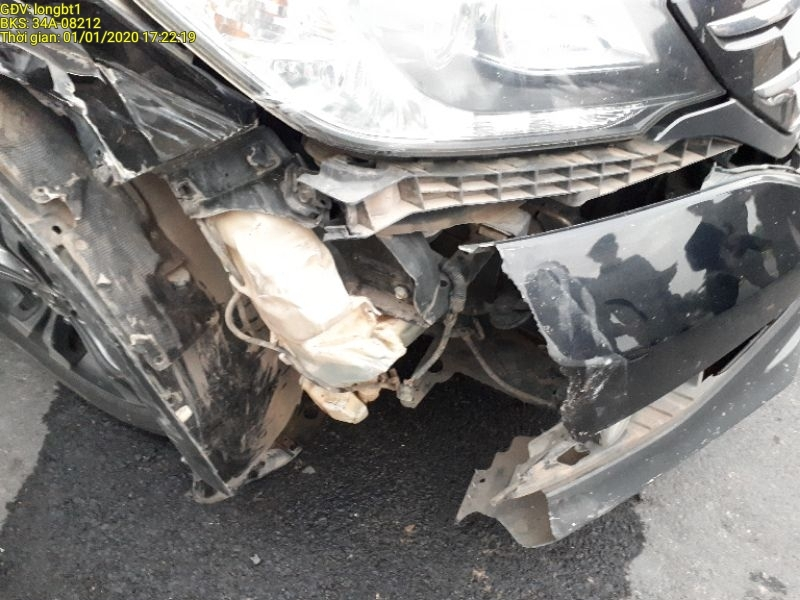
#> input picture data/input/01012020_172204image891741.jpg, 800 x 600 px
$ python -i noise.py   (imports and definitions only)
#> lines starting #> are read from the running program, lines starting #| are printed output that depends on the picture
#> further down, picture is the input picture: PIL image 800x600 RGB; mean R, G, B 129, 127.1, 124.8

import numpy as np
from PIL import Image


def block_noise_score(image: Image.Image, block_size: int = 16):
#> called with block_size = 16
    arr = np.asarray(image.convert('L'), dtype=np.float32)
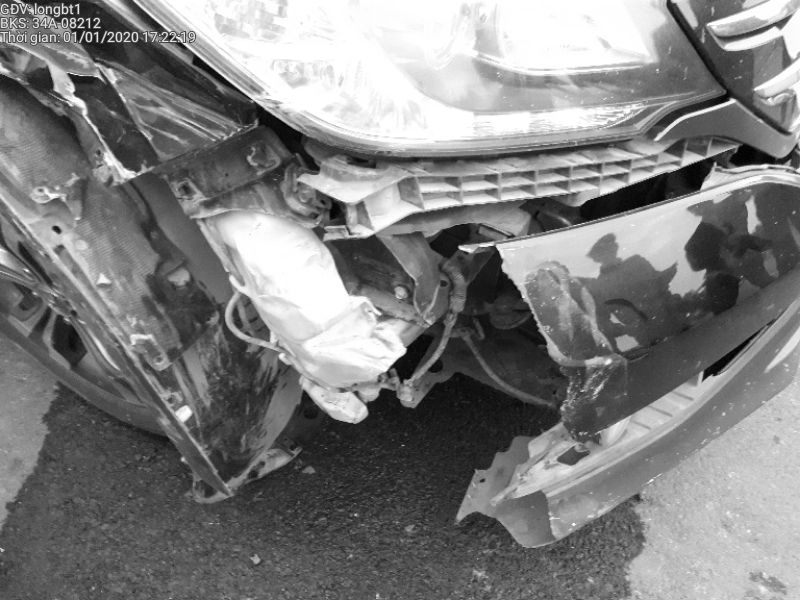
#> arr: shape (600, 800) float32; min 0, max 255, mean 127.4
    h, w = arr.shape
#> h = 600; w = 800
    blocks = []
    for y in range(0, h, block_size):
        for x in range(0, w, block_size):
            patch = arr[y:min(y+block_size,h), x:min(x+block_size,w)]
            blocks.append(float(np.var(patch)))
#> after the loop, blocks = 1900 values, max 8317.6 at index 1124, min 0 at index 26, mean 801.4
    blocks = np.array(blocks)
    if blocks.size == 0:
        return {"score": 0.0, "overlay": Image.fromarray(arr.astype('uint8')).convert('RGB')}
    norm = (blocks - blocks.min()) / (blocks.max() - blocks.min() + 1e-8)
#> norm = 1900 values, max 1 at index 1124, min 0 at index 26, mean 0.0964
    score = float(np.mean(np.sort(norm)[-max(1, len(norm)//4):]))
#> score = 0.299

    overlay = np.zeros_like(arr)
#> overlay: shape (600, 800) float32; every value is 0
    i = 0
    for y in range(0, h, block_size):
        for x in range(0, w, block_size):
            val = int(255 * norm[i])
            overlay[y:min(y+block_size,h), x:min(x+block_size,w)] = val
            i += 1
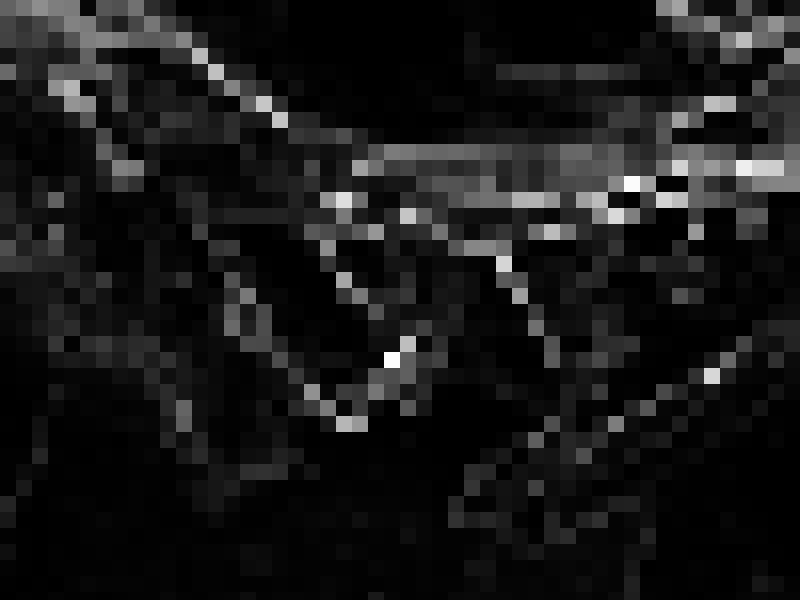
#> overlay: shape (600, 800) float32; min 0, max 254, mean 24.3
#> after the loop, i = 1900
    return {"score": score, "overlay": Image.fromarray(overlay.astype('uint8')).convert('RGB')}

>>> from PIL import Image
>>> picture = Image.open('../../data/input/01012020_172204image891741.jpg')
>>> result = block_noise_score(picture)
#> result = 2 items

$ run again, on data/input/01012020_172251image12370.jpg
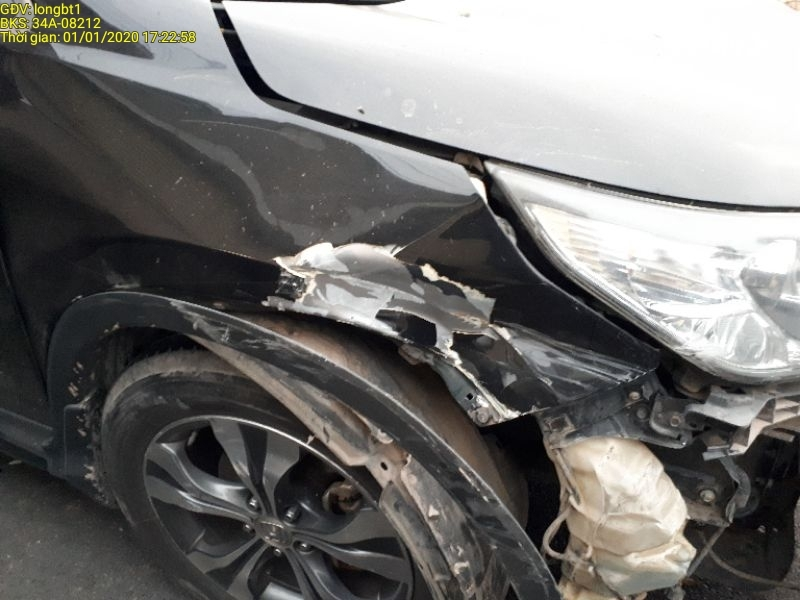
#> input picture data/input/01012020_172251image12370.jpg, 800 x 600 px
#> picture is the input picture: PIL image 800x600 RGB; mean R, G, B 117.7, 116.6, 114.9
#> after the loop in block_noise_score, `for y in range(0, h, block_size):`: blocks = 1900 values, max 9819.1 at index 64, min 0 at index 26, mean 739.2
#> norm = 1900 values, max 1 at index 64, min 0 at index 26, mean 0.0753
#> score = 0.255
#> after the loop in block_noise_score, `for y in range(0, h, block_size):`:
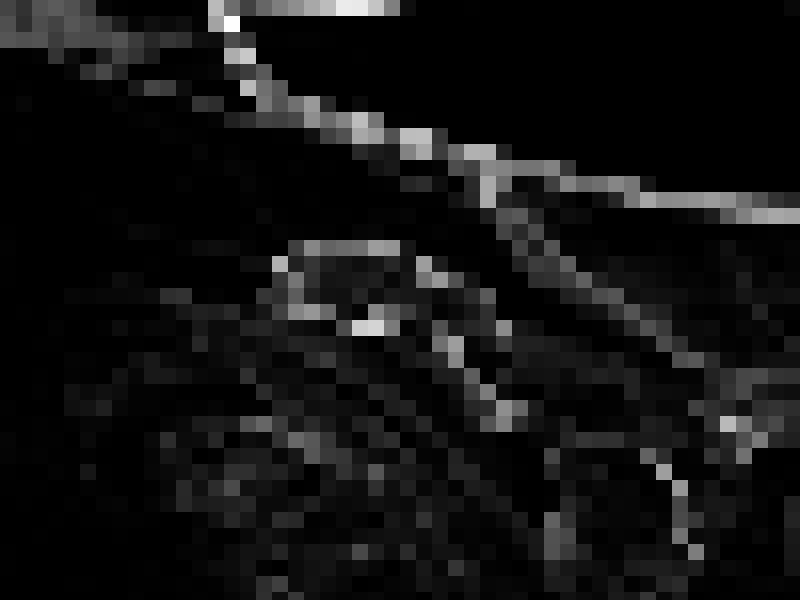
#> overlay: shape (600, 800) float32; min 0, max 254, mean 18.9
#> after the loop in block_noise_score, `for y in range(0, h, block_size):`: i = 1900
#> result = 2 items

$ run again, on data/input/01022020_083952image768902.jpg
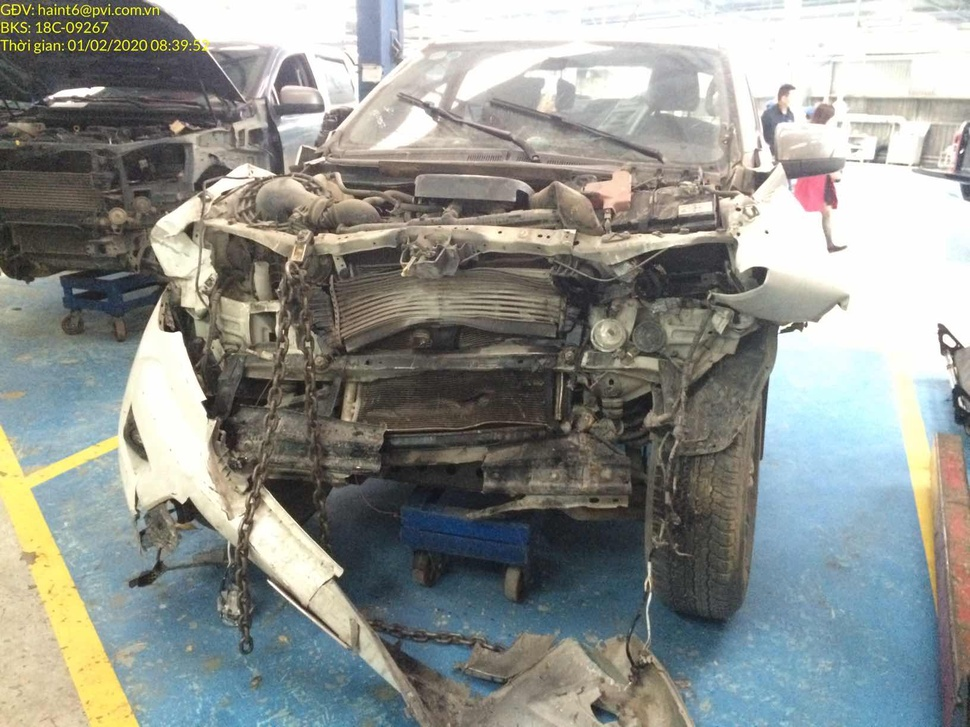
#> input picture data/input/01022020_083952image768902.jpg, 970 x 727 px, shrunk from 1632 x 1224 before the run
#> picture is the input picture: PIL image 970x727 RGB; mean R, G, B 144.1, 147.5, 142.9
#> in block_noise_score, `arr = np.asarray(image.convert('L'), dtype=np.float32)`:
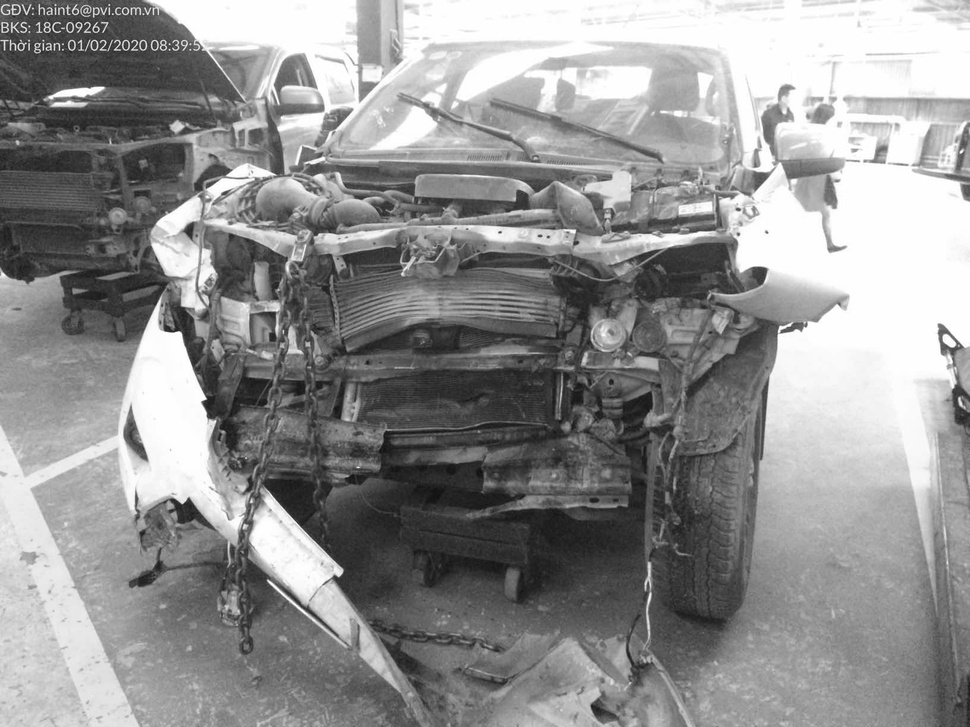
#> arr: shape (727, 970) float32; min 15, max 255, mean 145.9
#> after the loop in block_noise_score, `for y in range(0, h, block_size):`: blocks = 2806 values, max 8723.8 at index 1292, min 0 at index 12, mean 584.4
#> norm = 2806 values, max 1 at index 1292, min 0 at index 12, mean 0.067
#> score = 0.207
#> after the loop in block_noise_score, `for y in range(0, h, block_size):`:
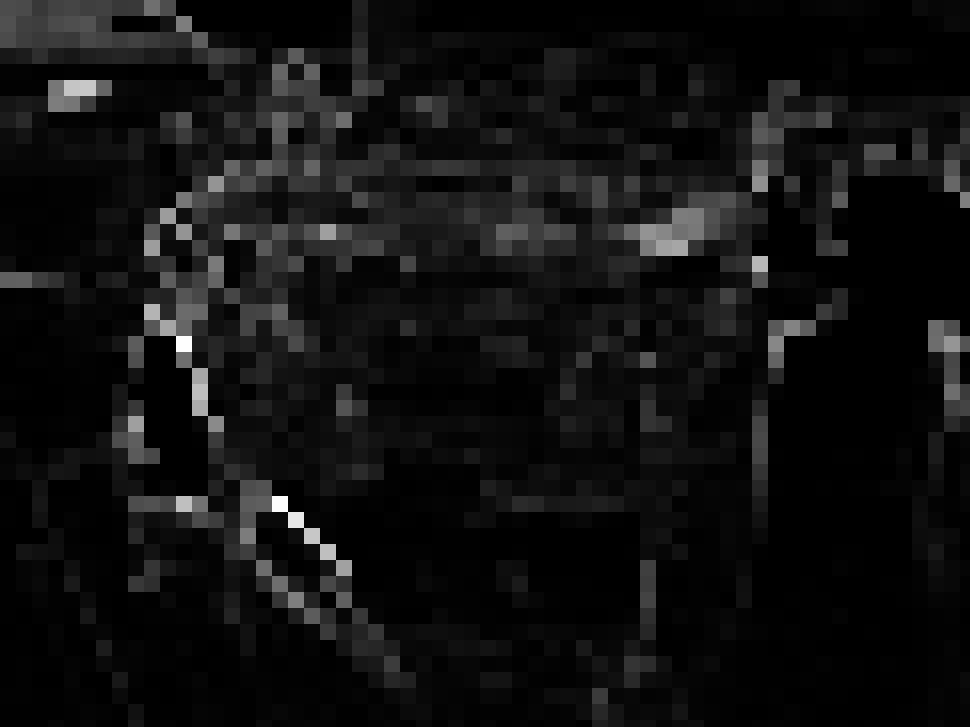
#> overlay: shape (727, 970) float32; min 0, max 254, mean 16.8
#> after the loop in block_noise_score, `for y in range(0, h, block_size):`: i = 2806
#> result = 2 items

$ run again, on data/input/01022020_102909image891067.jpg
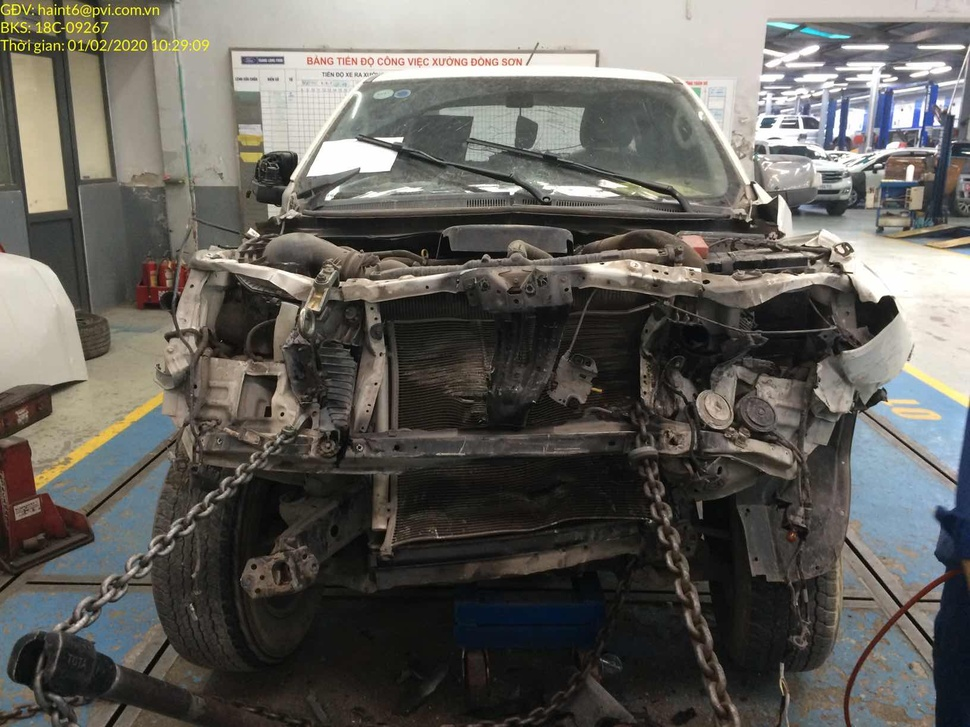
#> input picture data/input/01022020_102909image891067.jpg, 970 x 727 px, shrunk from 1632 x 1224 before the run
#> picture is the input picture: PIL image 970x727 RGB; mean R, G, B 98.3, 96, 90.7
#> in block_noise_score, `arr = np.asarray(image.convert('L'), dtype=np.float32)`:
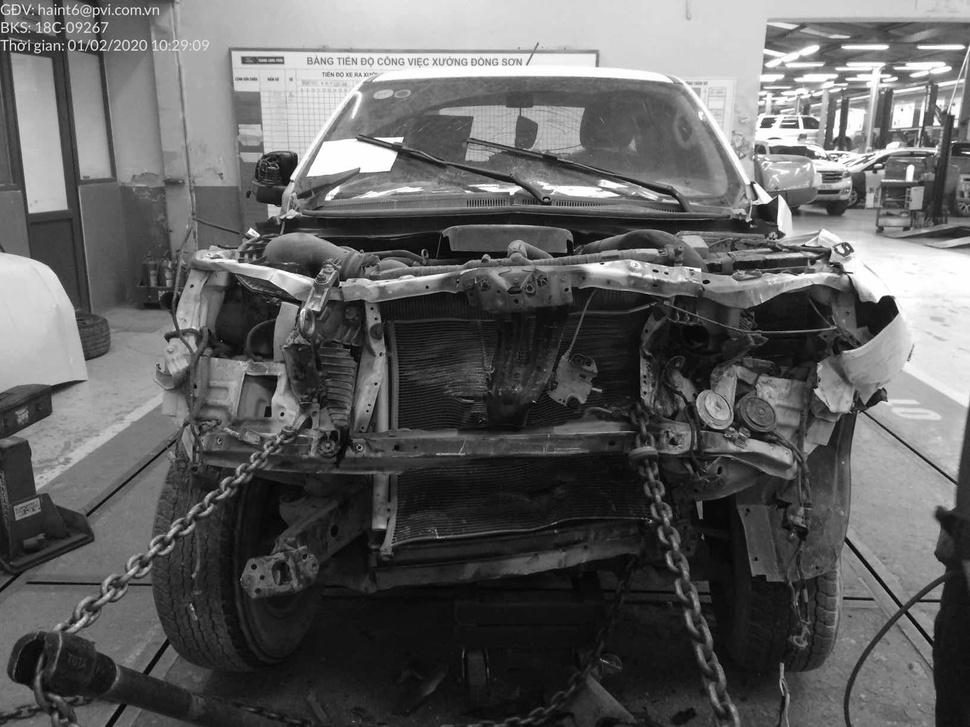
#> arr: shape (727, 970) float32; min 1, max 255, mean 96.1
#> after the loop in block_noise_score, `for y in range(0, h, block_size):`: blocks = 2806 values, max 10217.5 at index 1153, min 0 at index 41, mean 734.5
#> norm = 2806 values, max 1 at index 1153, min 0 at index 41, mean 0.0719
#> score = 0.217
#> after the loop in block_noise_score, `for y in range(0, h, block_size):`:
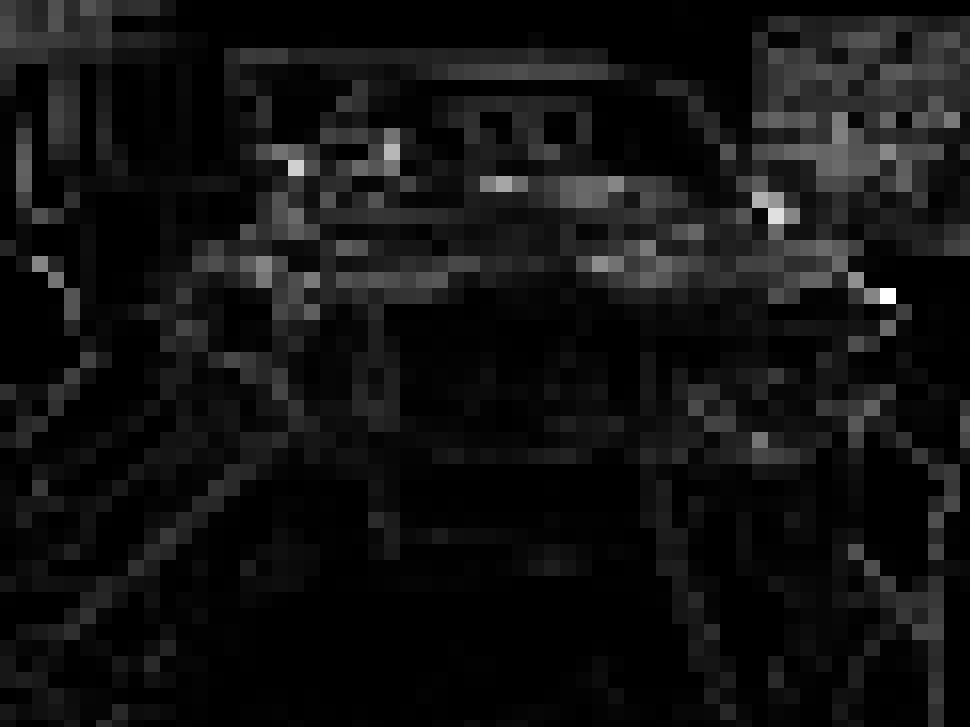
#> overlay: shape (727, 970) float32; min 0, max 254, mean 18
#> after the loop in block_noise_score, `for y in range(0, h, block_size):`: i = 2806
#> result = 2 items
